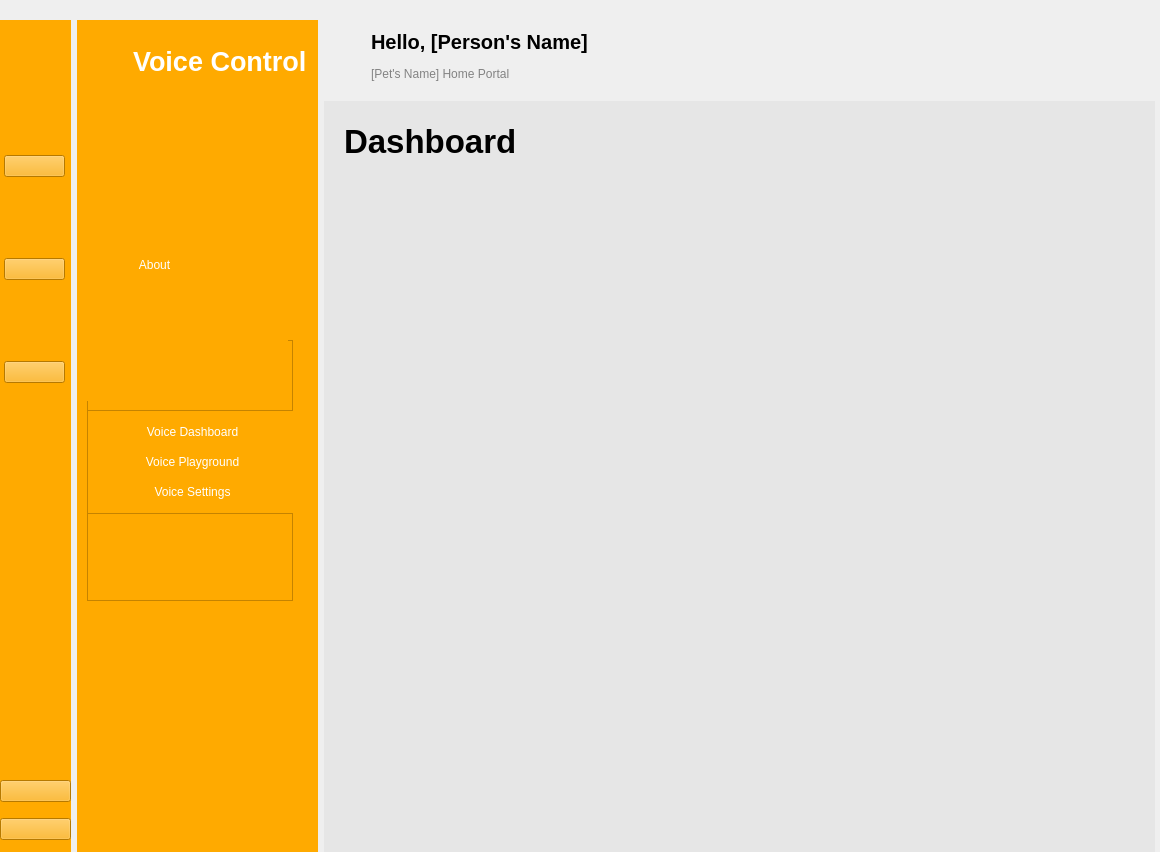
<?xml version="1.0" encoding="UTF-8"?>
<ui version="4.0">
 <class>MainWindow</class>
 <widget class="QMainWindow" name="MainWindow">
  <property name="geometry">
   <rect>
    <x>0</x>
    <y>0</y>
    <width>1160</width>
    <height>852</height>
   </rect>
  </property>
  <property name="windowTitle">
   <string>MainWindow</string>
  </property>
  <widget class="QWidget" name="centralwidget">
   <widget class="QWidget" name="layoutWidget">
    <property name="geometry">
     <rect>
      <x>0</x>
      <y>0</y>
      <width>2</width>
      <height>2</height>
     </rect>
    </property>
    <layout class="QHBoxLayout" name="horizontalLayout"/>
   </widget>
   <widget class="QWidget" name="layoutWidget">
    <property name="geometry">
     <rect>
      <x>0</x>
      <y>20</y>
      <width>1159</width>
      <height>832</height>
     </rect>
    </property>
    <layout class="QHBoxLayout" name="horizontalLayout_7">
     <item>
      <widget class="QWidget" name="icon_only_widget" native="true">
       <property name="minimumSize">
        <size>
         <width>71</width>
         <height>0</height>
        </size>
       </property>
       <property name="maximumSize">
        <size>
         <width>71</width>
         <height>16777215</height>
        </size>
       </property>
       <property name="styleSheet">
        <string notr="true">QWidget{
	background-color: rgb(255, 170, 0);
}

QPushButton:checked { 
	background-color:white;
	border-radius: 3px;
}</string>
       </property>
       <widget class="QWidget" name="layoutWidget">
        <property name="geometry">
         <rect>
          <x>10</x>
          <y>20</y>
          <width>61</width>
          <height>42</height>
         </rect>
        </property>
        <layout class="QHBoxLayout" name="horizontalLayout_3">
         <item>
          <widget class="QLabel" name="label_4">
           <property name="maximumSize">
            <size>
             <width>40</width>
             <height>40</height>
            </size>
           </property>
           <property name="text">
            <string/>
           </property>
           <property name="pixmap">
            <pixmap resource="resources.qrc">:/Icons/petoi_icon.png</pixmap>
           </property>
           <property name="scaledContents">
            <bool>true</bool>
           </property>
          </widget>
         </item>
        </layout>
       </widget>
       <widget class="QWidget" name="layoutWidget">
        <property name="geometry">
         <rect>
          <x>4</x>
          <y>60</y>
          <width>61</width>
          <height>381</height>
         </rect>
        </property>
        <layout class="QVBoxLayout" name="verticalLayout_9">
         <item>
          <widget class="QPushButton" name="dashboard_1">
           <property name="text">
            <string/>
           </property>
           <property name="icon">
            <iconset resource="resources.qrc">
             <normaloff>:/Icons/dashboardsmall1.png</normaloff>
             <normalon>:/Icons/dashboardsmall2.png</normalon>:/Icons/dashboardsmall1.png</iconset>
           </property>
           <property name="checkable">
            <bool>true</bool>
           </property>
           <property name="autoExclusive">
            <bool>true</bool>
           </property>
          </widget>
         </item>
         <item>
          <widget class="QPushButton" name="about_1">
           <property name="text">
            <string/>
           </property>
           <property name="icon">
            <iconset resource="resources.qrc">
             <normaloff>:/Icons/about_icon.png</normaloff>:/Icons/about_icon.png</iconset>
           </property>
           <property name="iconSize">
            <size>
             <width>100</width>
             <height>16</height>
            </size>
           </property>
           <property name="checkable">
            <bool>true</bool>
           </property>
           <property name="autoExclusive">
            <bool>true</bool>
           </property>
          </widget>
         </item>
         <item>
          <widget class="QPushButton" name="voice_1">
           <property name="text">
            <string/>
           </property>
           <property name="icon">
            <iconset resource="resources.qrc">
             <normaloff>:/Icons/voice_icon.png</normaloff>:/Icons/voice_icon.png</iconset>
           </property>
           <property name="iconSize">
            <size>
             <width>100</width>
             <height>20</height>
            </size>
           </property>
           <property name="checkable">
            <bool>true</bool>
           </property>
           <property name="autoExclusive">
            <bool>true</bool>
           </property>
          </widget>
         </item>
        </layout>
       </widget>
       <widget class="QWidget" name="layoutWidget">
        <property name="geometry">
         <rect>
          <x>0</x>
          <y>750</y>
          <width>71</width>
          <height>81</height>
         </rect>
        </property>
        <layout class="QVBoxLayout" name="verticalLayout_10">
         <item>
          <widget class="QPushButton" name="settings_1">
           <property name="text">
            <string/>
           </property>
           <property name="icon">
            <iconset resource="resources.qrc">
             <normaloff>:/Icons/settingssmall1.png</normaloff>
             <normalon>:/Icons/settingssmall2.png</normalon>:/Icons/settingssmall1.png</iconset>
           </property>
           <property name="iconSize">
            <size>
             <width>100</width>
             <height>20</height>
            </size>
           </property>
           <property name="checkable">
            <bool>true</bool>
           </property>
           <property name="autoExclusive">
            <bool>true</bool>
           </property>
          </widget>
         </item>
         <item>
          <widget class="QPushButton" name="signout_1">
           <property name="text">
            <string/>
           </property>
           <property name="icon">
            <iconset resource="resources.qrc">
             <normaloff>:/Icons/signoutsmall1.png</normaloff>
             <normalon>:/Icons/signoutsmall2.png</normalon>:/Icons/signoutsmall1.png</iconset>
           </property>
           <property name="iconSize">
            <size>
             <width>100</width>
             <height>16</height>
            </size>
           </property>
           <property name="checkable">
            <bool>true</bool>
           </property>
           <property name="autoExclusive">
            <bool>true</bool>
           </property>
          </widget>
         </item>
        </layout>
       </widget>
      </widget>
     </item>
     <item>
      <widget class="QWidget" name="icon_text_widget" native="true">
       <property name="minimumSize">
        <size>
         <width>241</width>
         <height>0</height>
        </size>
       </property>
       <property name="maximumSize">
        <size>
         <width>241</width>
         <height>16777215</height>
        </size>
       </property>
       <property name="styleSheet">
        <string notr="true">QWidget{
	background-color: rgb(255, 170, 0);
	color: white;
}

QPushButton { 
	height: 30px;
	border: none;
}</string>
       </property>
       <widget class="QWidget" name="layoutWidget">
        <property name="geometry">
         <rect>
          <x>10</x>
          <y>750</y>
          <width>221</width>
          <height>84</height>
         </rect>
        </property>
        <layout class="QVBoxLayout" name="verticalLayout_8">
         <item>
          <widget class="QPushButton" name="settings_2">
           <property name="styleSheet">
            <string notr="true">QPushButton { 
	padding-left: -60px;
}

QPushButton:checked { 
	background-color: white;
	border-radius:3px;
}</string>
           </property>
           <property name="text">
            <string/>
           </property>
           <property name="icon">
            <iconset resource="resources.qrc">
             <normaloff>:/Icons/settings2.png</normaloff>
             <normalon>:/Icons/settings1.png</normalon>:/Icons/settings2.png</iconset>
           </property>
           <property name="iconSize">
            <size>
             <width>100</width>
             <height>16</height>
            </size>
           </property>
           <property name="checkable">
            <bool>true</bool>
           </property>
          </widget>
         </item>
         <item>
          <widget class="QPushButton" name="signout_2">
           <property name="styleSheet">
            <string notr="true">QPushButton { 
	padding-left: -60px;
}

QPushButton:checked { 
	background-color: white;
	border-radius:3px;
}</string>
           </property>
           <property name="text">
            <string/>
           </property>
           <property name="icon">
            <iconset resource="resources.qrc">
             <normaloff>:/Icons/signout2.png</normaloff>
             <normalon>:/Icons/signout1.png</normalon>:/Icons/signout2.png</iconset>
           </property>
           <property name="iconSize">
            <size>
             <width>100</width>
             <height>16</height>
            </size>
           </property>
           <property name="checkable">
            <bool>true</bool>
           </property>
          </widget>
         </item>
        </layout>
       </widget>
       <widget class="QWidget" name="layoutWidget">
        <property name="geometry">
         <rect>
          <x>10</x>
          <y>20</y>
          <width>221</width>
          <height>42</height>
         </rect>
        </property>
        <layout class="QHBoxLayout" name="horizontalLayout_2">
         <item>
          <widget class="QLabel" name="label_2">
           <property name="maximumSize">
            <size>
             <width>40</width>
             <height>40</height>
            </size>
           </property>
           <property name="text">
            <string/>
           </property>
           <property name="pixmap">
            <pixmap resource="resources.qrc">:/Icons/petoi_icon.png</pixmap>
           </property>
           <property name="scaledContents">
            <bool>true</bool>
           </property>
          </widget>
         </item>
         <item>
          <widget class="QLabel" name="label_3">
           <property name="font">
            <font>
             <pointsize>20</pointsize>
             <bold>true</bold>
            </font>
           </property>
           <property name="text">
            <string>Voice Control</string>
           </property>
          </widget>
         </item>
        </layout>
       </widget>
       <widget class="QFrame" name="voice">
        <property name="geometry">
         <rect>
          <x>10</x>
          <y>320</y>
          <width>206</width>
          <height>261</height>
         </rect>
        </property>
        <property name="frameShape">
         <enum>QFrame::Shape::StyledPanel</enum>
        </property>
        <property name="frameShadow">
         <enum>QFrame::Shadow::Raised</enum>
        </property>
        <widget class="QPushButton" name="voice_2">
         <property name="geometry">
          <rect>
           <x>0</x>
           <y>0</y>
           <width>201</width>
           <height>61</height>
          </rect>
         </property>
         <property name="styleSheet">
          <string notr="true">QPushButton { 
	padding-left:0px
}

QPushButton:hover{ 
	color: #12B298
}</string>
         </property>
         <property name="text">
          <string/>
         </property>
         <property name="icon">
          <iconset resource="resources.qrc">
           <normaloff>:/Icons/voice_icon.png</normaloff>:/Icons/voice_icon.png</iconset>
         </property>
         <property name="iconSize">
          <size>
           <width>200</width>
           <height>60</height>
          </size>
         </property>
         <property name="checkable">
          <bool>true</bool>
         </property>
        </widget>
        <widget class="QFrame" name="voice_dropdown">
         <property name="geometry">
          <rect>
           <x>0</x>
           <y>70</y>
           <width>211</width>
           <height>104</height>
          </rect>
         </property>
         <property name="frameShape">
          <enum>QFrame::Shape::StyledPanel</enum>
         </property>
         <property name="frameShadow">
          <enum>QFrame::Shadow::Raised</enum>
         </property>
         <layout class="QVBoxLayout" name="verticalLayout">
          <item>
           <widget class="QPushButton" name="voice_dashboard">
            <property name="text">
             <string>Voice Dashboard</string>
            </property>
            <property name="checkable">
             <bool>true</bool>
            </property>
           </widget>
          </item>
          <item>
           <widget class="QPushButton" name="voice_playground">
            <property name="text">
             <string>Voice Playground</string>
            </property>
            <property name="checkable">
             <bool>true</bool>
            </property>
           </widget>
          </item>
          <item>
           <widget class="QPushButton" name="voice_settings">
            <property name="text">
             <string>Voice Settings</string>
            </property>
            <property name="checkable">
             <bool>true</bool>
            </property>
           </widget>
          </item>
         </layout>
        </widget>
       </widget>
       <widget class="QPushButton" name="about_2">
        <property name="geometry">
         <rect>
          <x>10</x>
          <y>220</y>
          <width>201</width>
          <height>50</height>
         </rect>
        </property>
        <property name="styleSheet">
         <string notr="true">QPushButton { 
	padding-left: -66px;
}

QPushButton:checked { 
	background-color: white;
	border-radius:3px;
}</string>
        </property>
        <property name="text">
         <string>About</string>
        </property>
        <property name="icon">
         <iconset resource="resources.qrc">
          <normaloff>:/Icons/about_icon.png</normaloff>
          <normalon>:/Icons/about_icon.png</normalon>:/Icons/about_icon.png</iconset>
        </property>
        <property name="iconSize">
         <size>
          <width>200</width>
          <height>45</height>
         </size>
        </property>
        <property name="checkable">
         <bool>true</bool>
        </property>
       </widget>
       <widget class="QPushButton" name="dashboard_2">
        <property name="geometry">
         <rect>
          <x>20</x>
          <y>130</y>
          <width>211</width>
          <height>30</height>
         </rect>
        </property>
        <property name="styleSheet">
         <string notr="true">QPushButton { 
	padding-left: -60px;
}

QPushButton:checked { 
	background-color: white;
	border-radius:3px;
}</string>
        </property>
        <property name="text">
         <string/>
        </property>
        <property name="icon">
         <iconset resource="resources.qrc">
          <normaloff>:/Icons/dashboard2.png</normaloff>
          <normalon>:/Icons/dashboard1.png</normalon>:/Icons/dashboard2.png</iconset>
        </property>
        <property name="iconSize">
         <size>
          <width>100</width>
          <height>16</height>
         </size>
        </property>
        <property name="checkable">
         <bool>true</bool>
        </property>
       </widget>
      </widget>
     </item>
     <item>
      <layout class="QVBoxLayout" name="verticalLayout_12">
       <item>
        <widget class="QWidget" name="header_widget" native="true">
         <property name="styleSheet">
          <string notr="true"/>
         </property>
         <layout class="QHBoxLayout" name="horizontalLayout_6">
          <item>
           <layout class="QHBoxLayout" name="horizontalLayout_5">
            <item>
             <widget class="QPushButton" name="pushButton">
              <property name="styleSheet">
               <string notr="true">border: none;</string>
              </property>
              <property name="text">
               <string/>
              </property>
              <property name="icon">
               <iconset resource="resources.qrc">
                <normaloff>:/Icons/menu.png</normaloff>:/Icons/menu.png</iconset>
              </property>
              <property name="iconSize">
               <size>
                <width>29</width>
                <height>35</height>
               </size>
              </property>
              <property name="checkable">
               <bool>true</bool>
              </property>
             </widget>
            </item>
            <item>
             <layout class="QVBoxLayout" name="verticalLayout_11">
              <item>
               <widget class="QLabel" name="label">
                <property name="font">
                 <font>
                  <pointsize>15</pointsize>
                  <bold>true</bold>
                 </font>
                </property>
                <property name="text">
                 <string>Hello, [Person's Name]</string>
                </property>
               </widget>
              </item>
              <item>
               <widget class="QLabel" name="label_5">
                <property name="styleSheet">
                 <string notr="true">color: rgb(131, 131, 131);</string>
                </property>
                <property name="text">
                 <string>[Pet's Name] Home Portal</string>
                </property>
               </widget>
              </item>
             </layout>
            </item>
           </layout>
          </item>
          <item>
           <spacer name="horizontalSpacer_3">
            <property name="orientation">
             <enum>Qt::Orientation::Horizontal</enum>
            </property>
            <property name="sizeHint" stdset="0">
             <size>
              <width>315</width>
              <height>20</height>
             </size>
            </property>
           </spacer>
          </item>
          <item>
           <layout class="QHBoxLayout" name="horizontalLayout_4">
            <item>
             <widget class="QLabel" name="label_6">
              <property name="minimumSize">
               <size>
                <width>40</width>
                <height>40</height>
               </size>
              </property>
              <property name="maximumSize">
               <size>
                <width>40</width>
                <height>40</height>
               </size>
              </property>
              <property name="text">
               <string/>
              </property>
              <property name="pixmap">
               <pixmap resource="resources.qrc">:/Icons/petoi_icon.png</pixmap>
              </property>
              <property name="scaledContents">
               <bool>true</bool>
              </property>
             </widget>
            </item>
           </layout>
          </item>
         </layout>
        </widget>
       </item>
       <item>
        <widget class="QWidget" name="main_screen_widget" native="true">
         <property name="minimumSize">
          <size>
           <width>831</width>
           <height>751</height>
          </size>
         </property>
         <property name="maximumSize">
          <size>
           <width>831</width>
           <height>751</height>
          </size>
         </property>
         <property name="styleSheet">
          <string notr="true">background-color: rgb(230, 230, 230);</string>
         </property>
         <widget class="QStackedWidget" name="stackedWidget">
          <property name="geometry">
           <rect>
            <x>10</x>
            <y>10</y>
            <width>811</width>
            <height>731</height>
           </rect>
          </property>
          <widget class="QWidget" name="page">
           <widget class="QLabel" name="label_7">
            <property name="geometry">
             <rect>
              <x>10</x>
              <y>0</y>
              <width>391</width>
              <height>61</height>
             </rect>
            </property>
            <property name="font">
             <font>
              <pointsize>25</pointsize>
              <bold>true</bold>
             </font>
            </property>
            <property name="text">
             <string>Dashboard</string>
            </property>
           </widget>
          </widget>
          <widget class="QWidget" name="page_2">
           <widget class="QLabel" name="label_8">
            <property name="geometry">
             <rect>
              <x>30</x>
              <y>0</y>
              <width>391</width>
              <height>61</height>
             </rect>
            </property>
            <property name="font">
             <font>
              <pointsize>25</pointsize>
              <bold>true</bold>
             </font>
            </property>
            <property name="text">
             <string>About</string>
            </property>
           </widget>
          </widget>
          <widget class="QWidget" name="page_3">
           <widget class="QLabel" name="label_9">
            <property name="geometry">
             <rect>
              <x>10</x>
              <y>0</y>
              <width>391</width>
              <height>61</height>
             </rect>
            </property>
            <property name="font">
             <font>
              <pointsize>25</pointsize>
              <bold>true</bold>
             </font>
            </property>
            <property name="text">
             <string>Voice Dashboard</string>
            </property>
           </widget>
          </widget>
          <widget class="QWidget" name="page_4">
           <widget class="QLabel" name="label_10">
            <property name="geometry">
             <rect>
              <x>10</x>
              <y>0</y>
              <width>391</width>
              <height>61</height>
             </rect>
            </property>
            <property name="font">
             <font>
              <pointsize>25</pointsize>
              <bold>true</bold>
             </font>
            </property>
            <property name="text">
             <string>Voice Playground</string>
            </property>
           </widget>
          </widget>
          <widget class="QWidget" name="page_5">
           <widget class="QLabel" name="label_11">
            <property name="geometry">
             <rect>
              <x>10</x>
              <y>0</y>
              <width>391</width>
              <height>61</height>
             </rect>
            </property>
            <property name="font">
             <font>
              <pointsize>25</pointsize>
              <bold>true</bold>
             </font>
            </property>
            <property name="text">
             <string>Voice Settings</string>
            </property>
           </widget>
          </widget>
          <widget class="QWidget" name="page_6">
           <widget class="QLabel" name="label_12">
            <property name="geometry">
             <rect>
              <x>20</x>
              <y>0</y>
              <width>391</width>
              <height>61</height>
             </rect>
            </property>
            <property name="font">
             <font>
              <pointsize>25</pointsize>
              <bold>true</bold>
             </font>
            </property>
            <property name="text">
             <string>Settings</string>
            </property>
           </widget>
          </widget>
         </widget>
        </widget>
       </item>
      </layout>
     </item>
    </layout>
   </widget>
  </widget>
 </widget>
 <resources>
  <include location="resources.qrc"/>
 </resources>
 <connections>
  <connection>
   <sender>settings_2</sender>
   <signal>toggled(bool)</signal>
   <receiver>settings_1</receiver>
   <slot>setChecked(bool)</slot>
   <hints>
    <hint type="sourcelabel">
     <x>194</x>
     <y>791</y>
    </hint>
    <hint type="destinationlabel">
     <x>70</x>
     <y>792</y>
    </hint>
   </hints>
  </connection>
  <connection>
   <sender>signout_2</sender>
   <signal>toggled(bool)</signal>
   <receiver>signout_1</receiver>
   <slot>setChecked(bool)</slot>
   <hints>
    <hint type="sourcelabel">
     <x>211</x>
     <y>833</y>
    </hint>
    <hint type="destinationlabel">
     <x>70</x>
     <y>835</y>
    </hint>
   </hints>
  </connection>
  <connection>
   <sender>signout_1</sender>
   <signal>toggled(bool)</signal>
   <receiver>MainWindow</receiver>
   <slot>close()</slot>
   <hints>
    <hint type="sourcelabel">
     <x>70</x>
     <y>832</y>
    </hint>
    <hint type="destinationlabel">
     <x>91</x>
     <y>905</y>
    </hint>
   </hints>
  </connection>
  <connection>
   <sender>signout_2</sender>
   <signal>toggled(bool)</signal>
   <receiver>MainWindow</receiver>
   <slot>close()</slot>
   <hints>
    <hint type="sourcelabel">
     <x>258</x>
     <y>837</y>
    </hint>
    <hint type="destinationlabel">
     <x>259</x>
     <y>928</y>
    </hint>
   </hints>
  </connection>
  <connection>
   <sender>pushButton</sender>
   <signal>toggled(bool)</signal>
   <receiver>icon_text_widget</receiver>
   <slot>setHidden(bool)</slot>
   <hints>
    <hint type="sourcelabel">
     <x>358</x>
     <y>68</y>
    </hint>
    <hint type="destinationlabel">
     <x>295</x>
     <y>76</y>
    </hint>
   </hints>
  </connection>
  <connection>
   <sender>pushButton</sender>
   <signal>toggled(bool)</signal>
   <receiver>icon_only_widget</receiver>
   <slot>setVisible(bool)</slot>
   <hints>
    <hint type="sourcelabel">
     <x>344</x>
     <y>51</y>
    </hint>
    <hint type="destinationlabel">
     <x>54</x>
     <y>36</y>
    </hint>
   </hints>
  </connection>
  <connection>
   <sender>dashboard_2</sender>
   <signal>toggled(bool)</signal>
   <receiver>dashboard_1</receiver>
   <slot>setChecked(bool)</slot>
   <hints>
    <hint type="sourcelabel">
     <x>193</x>
     <y>120</y>
    </hint>
    <hint type="destinationlabel">
     <x>62</x>
     <y>125</y>
    </hint>
   </hints>
  </connection>
  <connection>
   <sender>voice_2</sender>
   <signal>toggled(bool)</signal>
   <receiver>voice_dropdown</receiver>
   <slot>setHidden(bool)</slot>
   <hints>
    <hint type="sourcelabel">
     <x>325</x>
     <y>366</y>
    </hint>
    <hint type="destinationlabel">
     <x>325</x>
     <y>490</y>
    </hint>
   </hints>
  </connection>
  <connection>
   <sender>voice_2</sender>
   <signal>toggled(bool)</signal>
   <receiver>voice_1</receiver>
   <slot>setChecked(bool)</slot>
   <hints>
    <hint type="sourcelabel">
     <x>226</x>
     <y>351</y>
    </hint>
    <hint type="destinationlabel">
     <x>73</x>
     <y>340</y>
    </hint>
   </hints>
  </connection>
  <connection>
   <sender>about_2</sender>
   <signal>toggled(bool)</signal>
   <receiver>about_1</receiver>
   <slot>setChecked(bool)</slot>
   <hints>
    <hint type="sourcelabel">
     <x>200</x>
     <y>150</y>
    </hint>
    <hint type="destinationlabel">
     <x>57</x>
     <y>189</y>
    </hint>
   </hints>
  </connection>
 </connections>
</ui>
